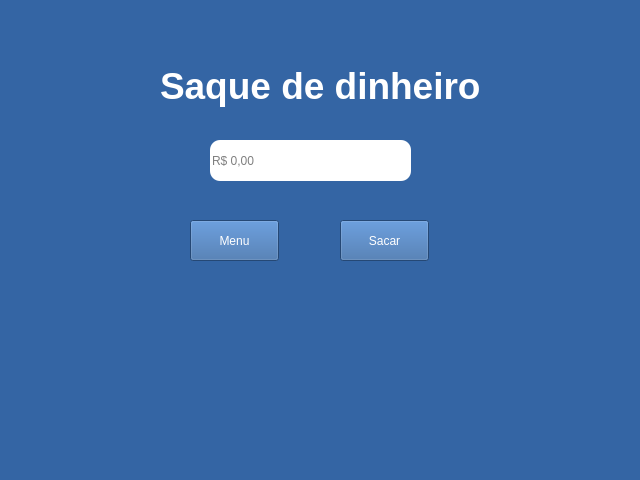
<?xml version="1.0" encoding="UTF-8"?>
<ui version="4.0">
 <class>MainWindow</class>
 <widget class="QMainWindow" name="MainWindow">
  <property name="geometry">
   <rect>
    <x>0</x>
    <y>0</y>
    <width>640</width>
    <height>480</height>
   </rect>
  </property>
  <property name="windowTitle">
   <string>MainWindow</string>
  </property>
  <property name="styleSheet">
   <string notr="true">background-color: rgb(52, 101, 164);</string>
  </property>
  <widget class="QWidget" name="centralwidget">
   <widget class="QLabel" name="titulo">
    <property name="geometry">
     <rect>
      <x>160</x>
      <y>60</y>
      <width>321</width>
      <height>51</height>
     </rect>
    </property>
    <property name="font">
     <font>
      <pointsize>28</pointsize>
      <weight>75</weight>
      <bold>true</bold>
     </font>
    </property>
    <property name="styleSheet">
     <string notr="true">QLabel {
   color: #FFF;
}</string>
    </property>
    <property name="text">
     <string>Saque de dinheiro</string>
    </property>
   </widget>
   <widget class="QLineEdit" name="lineEdit">
    <property name="geometry">
     <rect>
      <x>210</x>
      <y>140</y>
      <width>201</width>
      <height>41</height>
     </rect>
    </property>
    <property name="styleSheet">
     <string notr="true">QLineEdit {
	background-color: #FFF;
    border-radius: 10px;
}</string>
    </property>
    <property name="placeholderText">
     <string>R$ 0,00</string>
    </property>
   </widget>
   <widget class="QPushButton" name="pushButton">
    <property name="geometry">
     <rect>
      <x>340</x>
      <y>220</y>
      <width>89</width>
      <height>41</height>
     </rect>
    </property>
    <property name="styleSheet">
     <string notr="true">QPushButton{
	color: #FFF;
}</string>
    </property>
    <property name="text">
     <string>Sacar</string>
    </property>
   </widget>
   <widget class="QPushButton" name="pushButton_2">
    <property name="geometry">
     <rect>
      <x>190</x>
      <y>220</y>
      <width>89</width>
      <height>41</height>
     </rect>
    </property>
    <property name="styleSheet">
     <string notr="true">QPushButton{
	color: #FFF;
}</string>
    </property>
    <property name="text">
     <string>Menu</string>
    </property>
   </widget>
  </widget>
  <widget class="QStatusBar" name="statusbar"/>
 </widget>
 <resources/>
 <connections/>
</ui>
